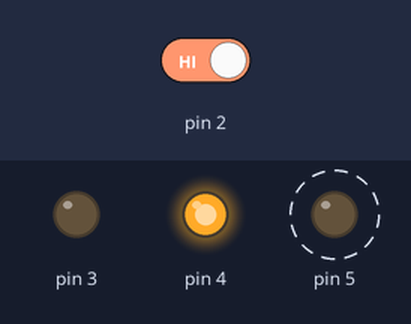
Simulated run of this sketch. Board: Arduino Uno, built with avr-gcc and run on an emulated ATmega328P. Shown: output pins drawn as LEDs (lit = HIGH). Dashed ring = blinking. Inputs (shaded band) come from the test bench; at power-on: pin 2 HIGH.

Above: at 1.8 s.
1.9 s: pin 2 driven LOW
At 2.8 s:
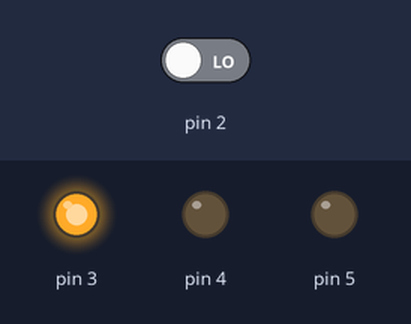
3.5 s: pin 2 driven HIGH
At 3.62 s:
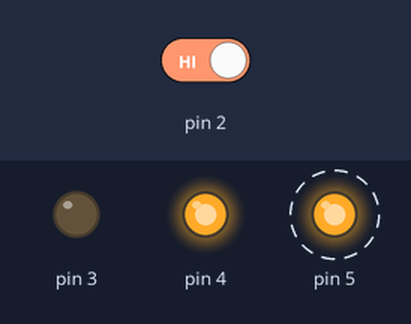
Timing chart, 0 to 12.5 s (numbered marks = the images above; inputs shaded):
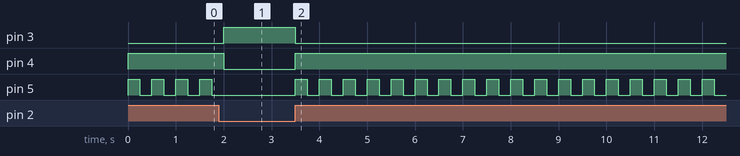

The sketch:

SpaceshipInterface.ino
```cpp
int switchState = 0;

void setup() {
    // sets up 4 digital pins as either inputs or outputs
    pinMode(3,OUTPUT);
    pinMode(4,OUTPUT);
    pinMode(5,OUTPUT);
    pinMode(2,INPUT);
}

void loop() {
    // checks the status of the input pin 2, if it's LOW, the green light turns
    // on and reds turn off, if it's HIGH, the green lights turn on, red 1 turns
    // on, and red 2 flashes.
    switchState = digitalRead(2);
    if (switchState == LOW) {
        digitalWrite(3,HIGH); // turn on the green LED
        digitalWrite(4,LOW); // turn off the red LED
        digitalWrite(5,LOW); // turn off the other red LED
    }
    else {
        digitalWrite(3,LOW); // green off
        digitalWrite(4,HIGH); // red 1 on
        digitalWrite(5,HIGH); // red 2 on
        delay(250);
        digitalWrite(4,HIGH); // red 1 on
        digitalWrite(5,LOW); // red 2 off
        delay(250);
    }
}
```

Measured:
- after the input at 1.9 s, pin 3: LOW → HIGH after 0.10 s; pin 4: HIGH → LOW after 0.10 s; pin 5: stops changing and stays LOW
- after the input at 3.5 s, pin 3: HIGH → LOW at once; pin 4: LOW → HIGH at once; pin 5: alternates HIGH for 0.25 s and LOW for 0.25 s, starting at once
- by itself, pin 5: alternates HIGH for 0.25 s and LOW for 0.25 s
